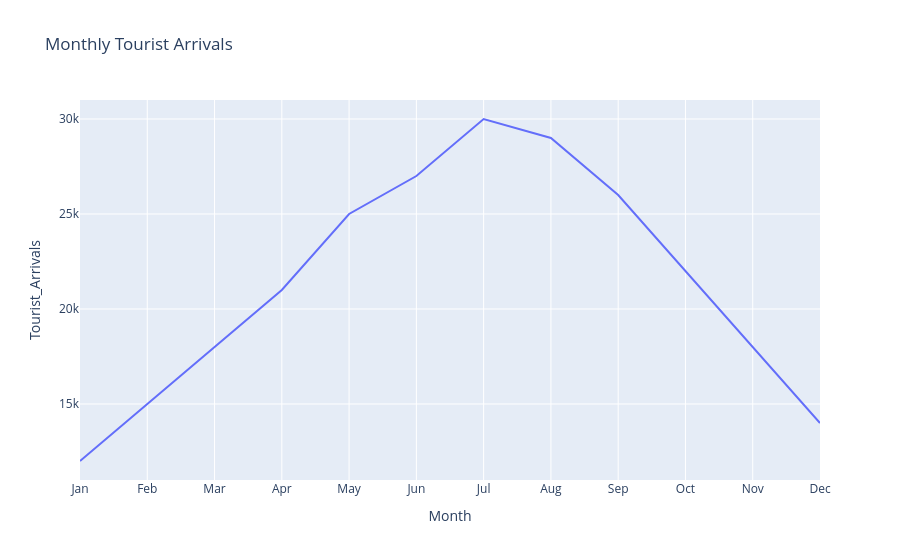

The code cell stored with this chart in its notebook:
### Code cell
df = pd.read_csv(r'c:\Users\LENOVO\Downloads\tourism_data.csv')
fig = px.line(data_frame=df, x='Month', y='Tourist_Arrivals', title='Monthly Tourist Arrivals')
fig.show()

### Figure 1 — Plotly figure (JSON) as saved in the notebook; plotly's stock layout.template omitted (floating-point values rounded to 4 significant figures)
{"data": [{"hovertemplate": "Month=%{x}<br>Tourist_Arrivals=%{y}<extra></extra>", "legendgroup": "", "line": {"color": "#636efa", "dash": "solid"}, "marker": {"symbol": "circle"}, "mode": "lines", "name": "", "orientation": "v", "showlegend": false, "type": "scatter", "x": ["Jan", "Feb", "Mar", "Apr", "May", "Jun", "Jul", "Aug", "Sep", "Oct", "Nov", "Dec"], "xaxis": "x", "y": [12000, 15000, 18000, 21000, 25000, 27000, 30000, 29000, 26000, 22000, 18000, 14000], "yaxis": "y"}], "layout": {"legend": {"tracegroupgap": 0}, "title": {"text": "Monthly Tourist Arrivals"}, "xaxis": {"anchor": "y", "domain": [0, 1], "title": {"text": "Month"}}, "yaxis": {"anchor": "x", "domain": [0, 1], "title": {"text": "Tourist_Arrivals"}}}}
